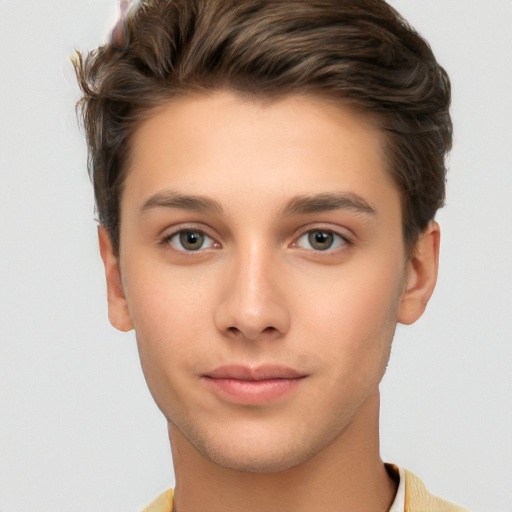
#> input picture face.jpg, 1024 x 1024 px (shown at 1/2 size)
$ jupyter execute 'image visualisation.ipynb'
#> lines starting #> are read from the running program, lines starting #| are printed output that depends on the picture; after the words box and inside, x2 and y2 are one past the last pixel; in counts of white or black regions, pixels touching at a corner belong together
[cell 1]
import cv2
import numpy

[cell 2]
img=cv2.imread("face.jpg")
#> img is the input picture: shape (1024, 1024, 3); mean B, G, R 146.6, 162.2, 187.2

[cell 3]
img

[cell 4]
h,w,d=img.shape #height,width and depth
#> h = 1024; w = 1024; d = 3

[cell 5]
print("width is {},height is {},depth is {}".format(w,h,d))
#| width is 1024,height is 1024,depth is 3

[cell 6]
#display image
cv2.imshow("img",img)
cv2.waitKey(0)
cv2.destroyAllWindows()

# access the individual pixel at x=145 and y=145

[cell 7]
(B,G,R)=img[145,145]
#> B = 213; G = 212; R = 214

[cell 8]
print("value of R is{},value of G is{},value of B is {}".format(R,G,B))
#| value of R is214,value of G is212,value of B is 213

# Array slicing and cropping

[cell 9]
roi=img[60:160,100:200]
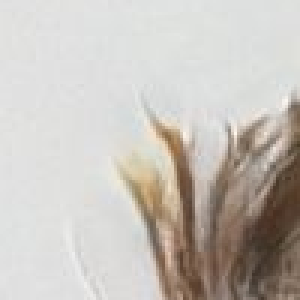
#> roi: shape (100, 100, 3) (shown 3 times larger); mean B, G, R 187, 193.2, 198.5
cv2.imshow("roi",roi)
cv2.waitKey(0)
cv2.destroyAllWindows()

# Resize images

[cell 10]
resized=cv2.resize(img,(200,200))

[cell 11]
cv2.imshow("resized img",resized)
cv2.waitKey(0)
cv2.destroyAllWindows()

 # Rotate an Image

[cell 12]
center=(w//2,h//2)
#> center = (512, 512)
m=cv2.getRotationMatrix2D(center,-45,1.0)
rotated_img=cv2.warpAffine(img,m,(w,h))
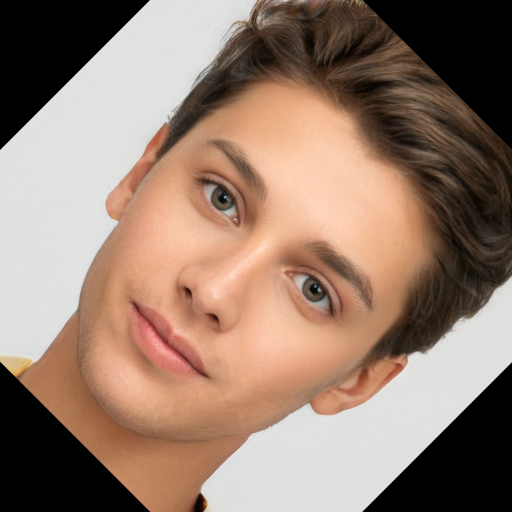
#> rotated_img: shape (1024, 1024, 3) (shown at 1/2 size); mean B, G, R 110.7, 125.7, 150.3
cv2.imshow("Rotated image",rotated_img)
cv2.waitKey(0)
cv2.destroyAllWindows()

# Smoothning an Image

[cell 13]
blurred=cv2.GaussianBlur(img,(111,111),0)  #11,11 is the kernel  Larger kernels coresponds to more Blurry Images
cv2.imshow("Blurred ",blurred)
cv2.waitKey(0)
cv2.destroyAllWindows()

# Drawing an Rectangle

[cell 14]
recimage=img.copy()
cv2.rectangle(recimage,(122,122),(190,190),(0,0,225),2)
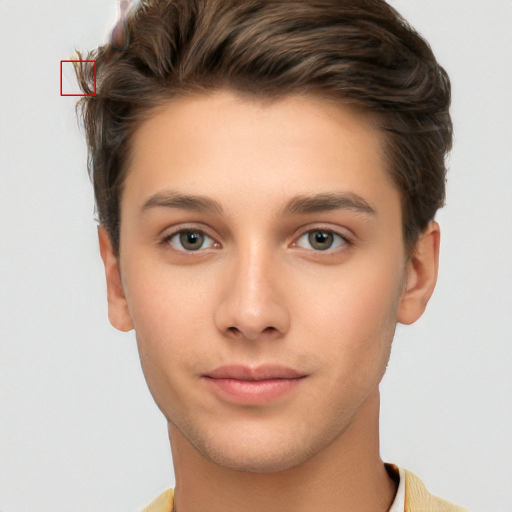
#> recimage: shape (1024, 1024, 3) (shown at 1/2 size); 0.08% of pixels changed, all inside (x1, y1, x2, y2) = (121, 121, 192, 192)
cv2.imshow("rectangle",recimage)
cv2.waitKey(0)
cv2.destroyAllWindows()

# Drawing a circle

[cell 15]
circleimg=img.copy()
cv2.circle(circleimg,(120,120),40,(0,0,225),2)
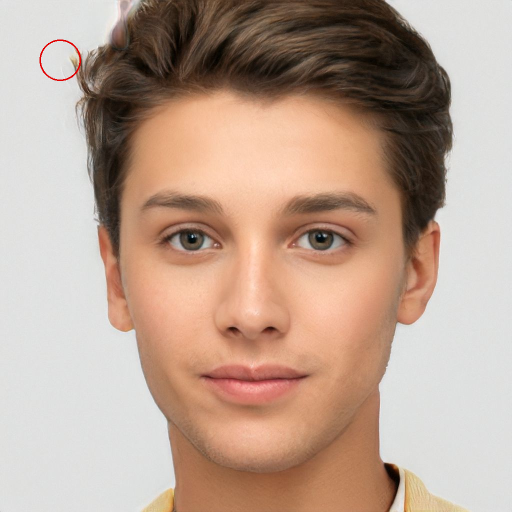
#> circleimg: shape (1024, 1024, 3) (shown at 1/2 size); 0.07% of pixels changed, all inside (x1, y1, x2, y2) = (79, 79, 162, 162)
cv2.imshow("circle",circleimg)
cv2.waitKey(0)
cv2.destroyAllWindows()

# Drawing a Line

[cell 16]
lineimg=img.copy()
cv2.line(lineimg,(120,120),(200,200),(0,0,225),12)
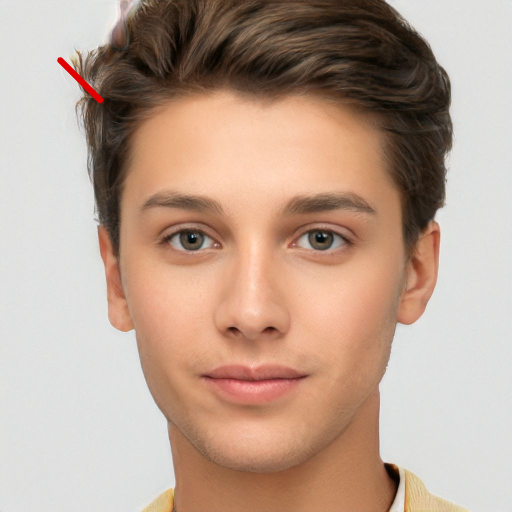
#> lineimg: shape (1024, 1024, 3) (shown at 1/2 size); 0.14% of pixels changed, all inside (x1, y1, x2, y2) = (114, 114, 207, 207)
cv2.imshow("line",lineimg)
cv2.waitKey()
cv2.destroyAllWindows()

# PutText Function

[cell 17]
newimg=img.copy()
cv2.putText(newimg,"bhagyashri",(50,120),cv2.FONT_HERSHEY_SIMPLEX,0.7,(0,0,225),2)
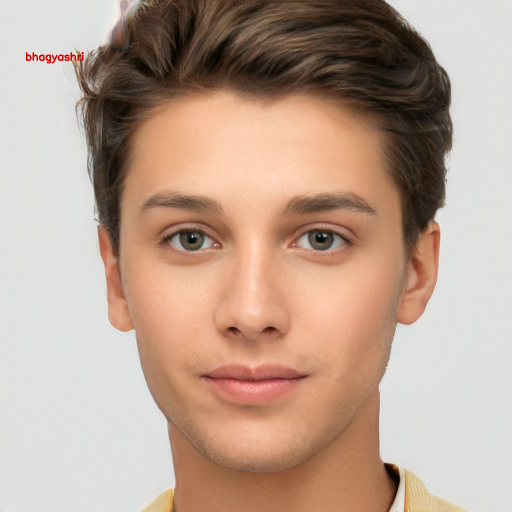
#> newimg: shape (1024, 1024, 3) (shown at 1/2 size); 0.09% of pixels changed, all inside (x1, y1, x2, y2) = (52, 104, 167, 127)
cv2.imshow("putText Fuction",newimg)
cv2.waitKey(0)
cv2.destroyAllWindows()

 # Converting an image into Grayscale

[cell 18]
grayimg=cv2.cvtColor(img,cv2.COLOR_BGR2GRAY)
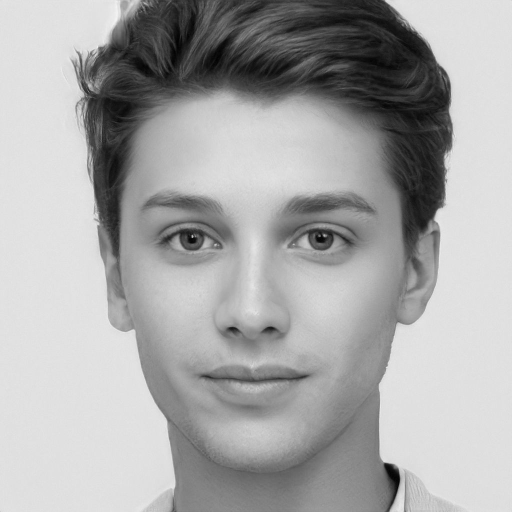
#> grayimg: shape (1024, 1024) (shown at 1/2 size); min 1, max 248, mean 167.9
cv2.imshow("gray image",grayimg)
cv2.waitKey(0)
cv2.destroyAllWindows()

[cell 19]
img.size
#> Out = 3145728

[cell 20]
grayimg.size
#> Out = 1048576

# Edge Detection

[cell 21]
edge=cv2.Canny(grayimg,30,150)
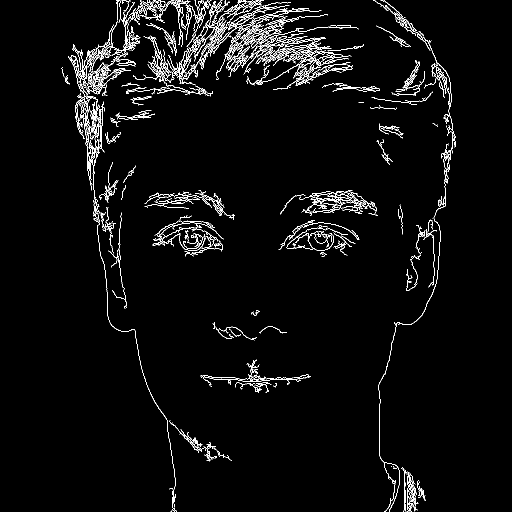
#> edge: shape (1024, 1024) (shown at 1/2 size); 3.3% white in thin lines or dots, all inside (x1, y1, x2, y2) = (123, 0, 912, 1024)
cv2.imshow("edge",edge)
cv2.waitKey(0)
cv2.destroyAllWindows()

 # K means clustering

[cell 22]
import numpy as np
import cv2
from matplotlib import pyplot as plt

[cell 23]
x=np.random.randint(25,100,25)
y=np.random.randint(175,255,25)
z=np.hstack((x,y))

[cell 24]
y

[cell 25]
z

[cell 26]
z=z.reshape((50,1))

[cell 27]
z

[cell 28]
z=np.float32(z)

[cell 29]
plt.hist(z,256,[0,256])
plt.show()

[cell 30]
#define criteria
criteria=(cv2.TERM_CRITERIA_EPS+cv2.TERM_CRITERIA_MAX_ITER,10,1)

flags=cv2.KMEANS_RANDOM_CENTERS

#Apply KMeans
compactness,labels,centers=cv2.kmeans(z,2,None,criteria,10,flags)

[cell 31]
compactness

[cell 32]
labels

[cell 33]
centers

[cell 34]
#splitting data depending on their labels
A=z[labels==0]
B=z[labels==1]

[cell 35]
#A as red,  B as blue, centers in yellow
plt.hist(A,256,[0,256],color="r")
plt.hist(B,256,[0,256],color="b")
plt.hist(centers,32,[0,256],color="y")
plt.show()

# Data with multiple features

[cell 36]
X=np.random.randint(25,50,(25,2))
Y=np.random.randint(60,85,(25,2))

Z=np.vstack((X,Y))

[cell 37]
z

[cell 38]
Z=np.float32(Z)

#Define criteria and apply kmeans

criteria=(cv2.TERM_CRITERIA_EPS+cv2.TERM_CRITERIA_MAX_ITER,10,1)
ret,label,center=cv2.kmeans(Z,2,None,criteria,10,cv2.KMEANS_RANDOM_CENTERS)

[cell 39]
ret

[cell 40]
label

[cell 41]
center

[cell 42]
#Separate data
A=Z[label.ravel()==0]
B=Z[label.ravel()==1]

[cell 43]
#Plot data
plt.scatter(A[:,0],A[:,1])
plt.scatter(B[:,0],B[:,1],c="r")
plt.scatter(center[:,0],center[:,1],s=80,c="y",marker="s")
plt.xlabel("Feature 1")
plt.ylabel("Feature 2")
plt.show()
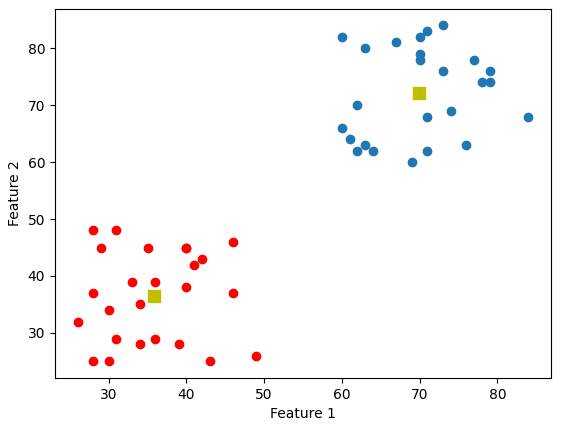
#> figure drawn by matplotlib, 1 panel

# Color Quantization

[cell 44]
import numpy as np
import cv2

img = cv2.imread('face.jpg')
Z = img.reshape((-1,3))

# convert to np.float32
Z = np.float32(Z)

# define criteria, number of clusters(K) and apply kmeans()
criteria = (cv2.TERM_CRITERIA_EPS + cv2.TERM_CRITERIA_MAX_ITER, 10, 1.0)
K = 8
ret,label,center=cv2.kmeans(Z,K,None,criteria,10,cv2.KMEANS_RANDOM_CENTERS)
#> ret = 211565231.2; center = [[90.56, 120.1, 172.4], [72.54, 95.7, 137.3], [162.9, 194.2, 243.3], [22.73, 32.61, 45.11], [133.3, 167.3, 223.9], [110.2, 141.5, 197.6], [47.87, 62.5, 84.21], [223, 223.9, 223.8]]

# Now convert back into uint8, and make original image
center = np.uint8(center)
#> center = [[90, 120, 172], [72, 95, 137], [162, 194, 243], [22, 32, 45], [133, 167, 223], [110, 141, 197], [47, 62, 84], [223, 223, 223]]
res = center[label.flatten()]
res2 = res.reshape((img.shape))
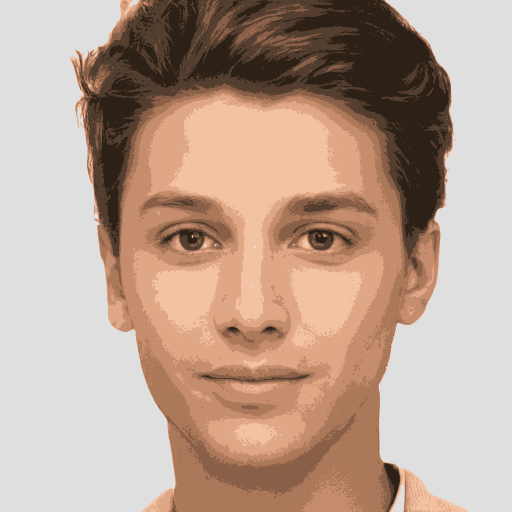
#> res2: shape (1024, 1024, 3) (shown at 1/2 size); mean B, G, R 146.4, 161.6, 186.8

cv2.imshow('res2',res2)
cv2.waitKey(0)
cv2.destroyAllWindows()
